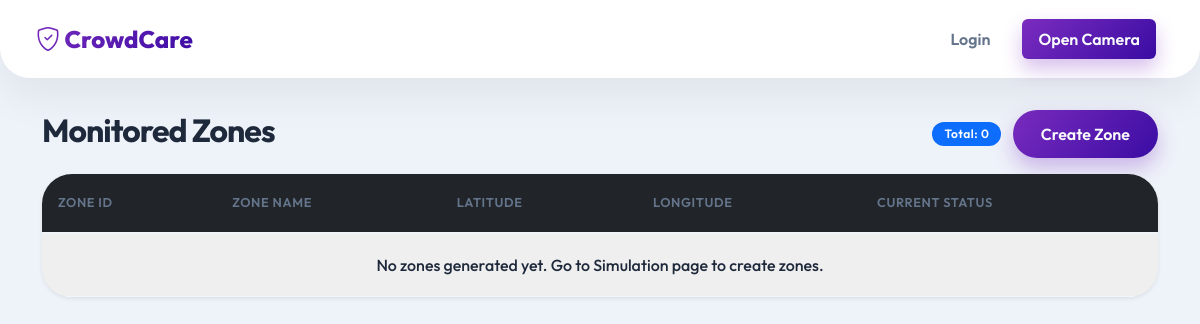
Page /zones on the earlier database version.
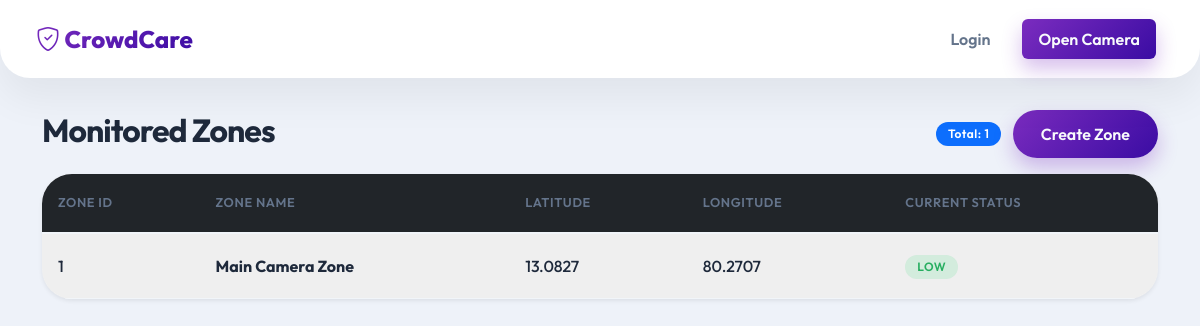
Same page on the later database version.
### tables this page shows
CREATE TABLE zones (
            id INTEGER PRIMARY KEY AUTOINCREMENT,
            name TEXT NOT NULL,
            latitude REAL,
            longitude REAL,
            status TEXT DEFAULT 'NORMAL'
        );

### app.py (the view)
@app.route('/zones')
def zones():
    conn = get_db_connection()
    zones_list = conn.execute('SELECT * FROM zones').fetchall()
    conn.close()
    return render_template('zones.html', zones=zones_list)

### database.py (called while the page is built)
def get_db_connection():
    conn = sqlite3.connect(DB_PATH)
    conn.row_factory = sqlite3.Row
    return conn

### templates/zones.html (shortened to what this page needs)
{% extends 'base.html' %}
{% block content %}
<div class="d-flex justify-content-between align-items-center mb-3">
    <h2>Monitored Zones</h2>
    <div>
        <span class="badge bg-primary me-2">Total: {{ zones|length }}</span>
        <button class="btn btn-primary" data-bs-toggle="modal" data-bs-target="#createZoneModal">Create Zone</button>
    </div>
</div>
<div class="card shadow-sm">
    <div class="card-body p-0">
        <table class="table table-striped table-hover mb-0">
            <thead class="table-dark">
                <tr>
                    <th>Zone ID</th>
                    <th>Zone Name</th>
                    <th>Latitude</th>
                    <th>Longitude</th>
                    <th>Current Status</th>
                </tr>
            </thead>
            <tbody>
                {% for zone in zones %}
                <tr>
                    <td>{{ zone.id }}</td>
                    <td><strong>{{ zone.name }}</strong></td>
                    <td>{{ "%.4f"|format(zone.latitude) }}</td>
                    <td>{{ "%.4f"|format(zone.longitude) }}</td>
                    <td>
                        {% if zone.status == 'CRITICAL' %}
                            <span class="badge bg-danger">{{ zone.status }}</span>
                        {% elif zone.status == 'HIGH' %}
                            <span class="badge bg-warning text-dark">{{ zone.status }}</span>
                        {% elif zone.status == 'MEDIUM' %}
                            <span class="badge bg-info text-dark">{{ zone.status }}</span>
                        {% else %}
                            <span class="badge bg-success">{{ zone.status }}</span>
                        {% endif %}
                    </td>
                </tr>
                {% else %}
                <tr>
                    <td colspan="5" class="text-center">No zones generated yet. Go to Simulation page to create zones.</td>
                </tr>
                {% endfor %}
            </tbody>
        </table>
    </div>
</div>
{% endblock %}

Differences in the rows shown:
added zones: id "1", name "Main Camera Zone", latitude "13.0827", longitude "80.2707", status "LOW"
Other differences:
{{ zones|length }}: "0" → "1"
text no longer shown: "No zones generated yet. Go to Simulation page to create zones."
